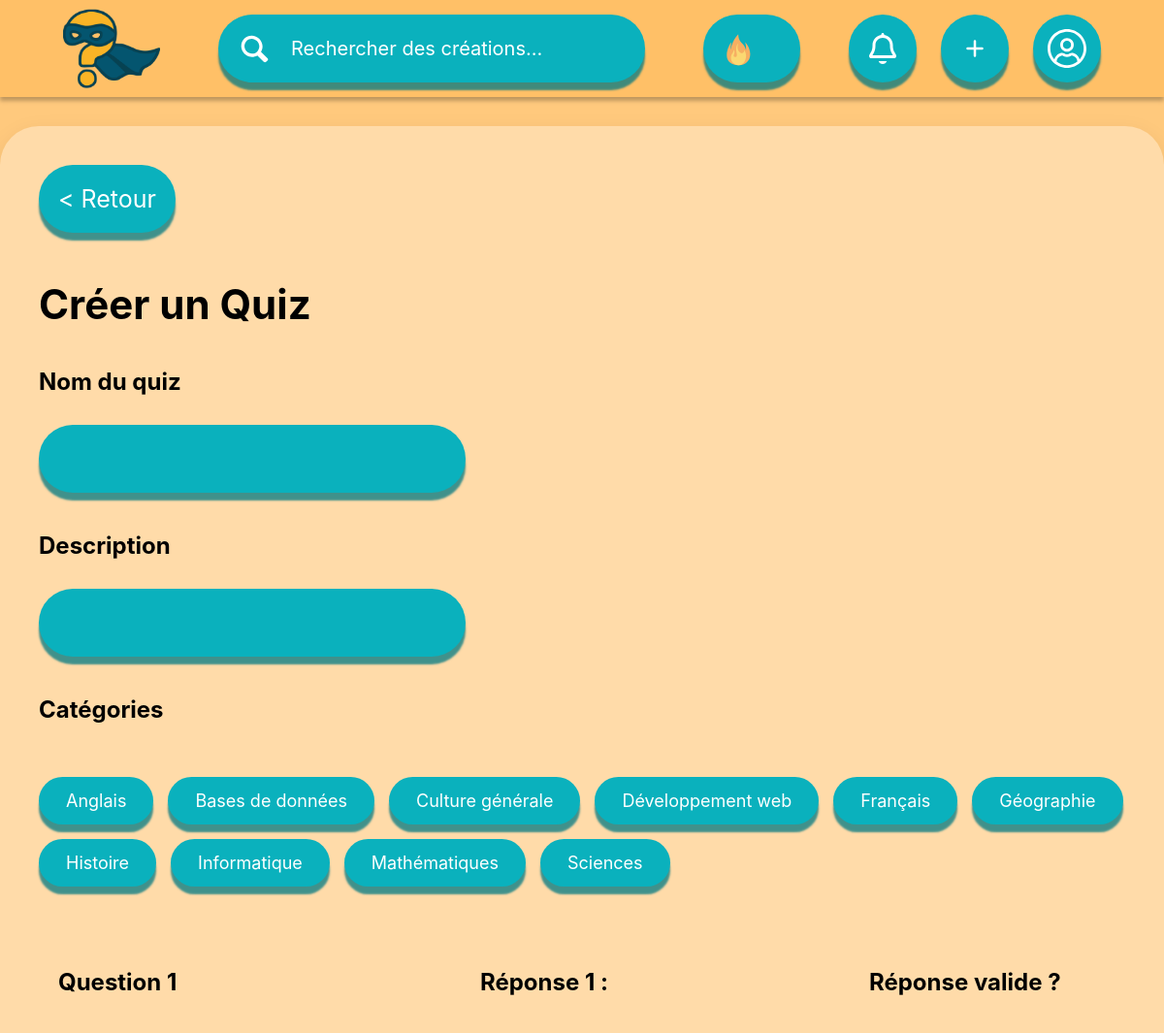
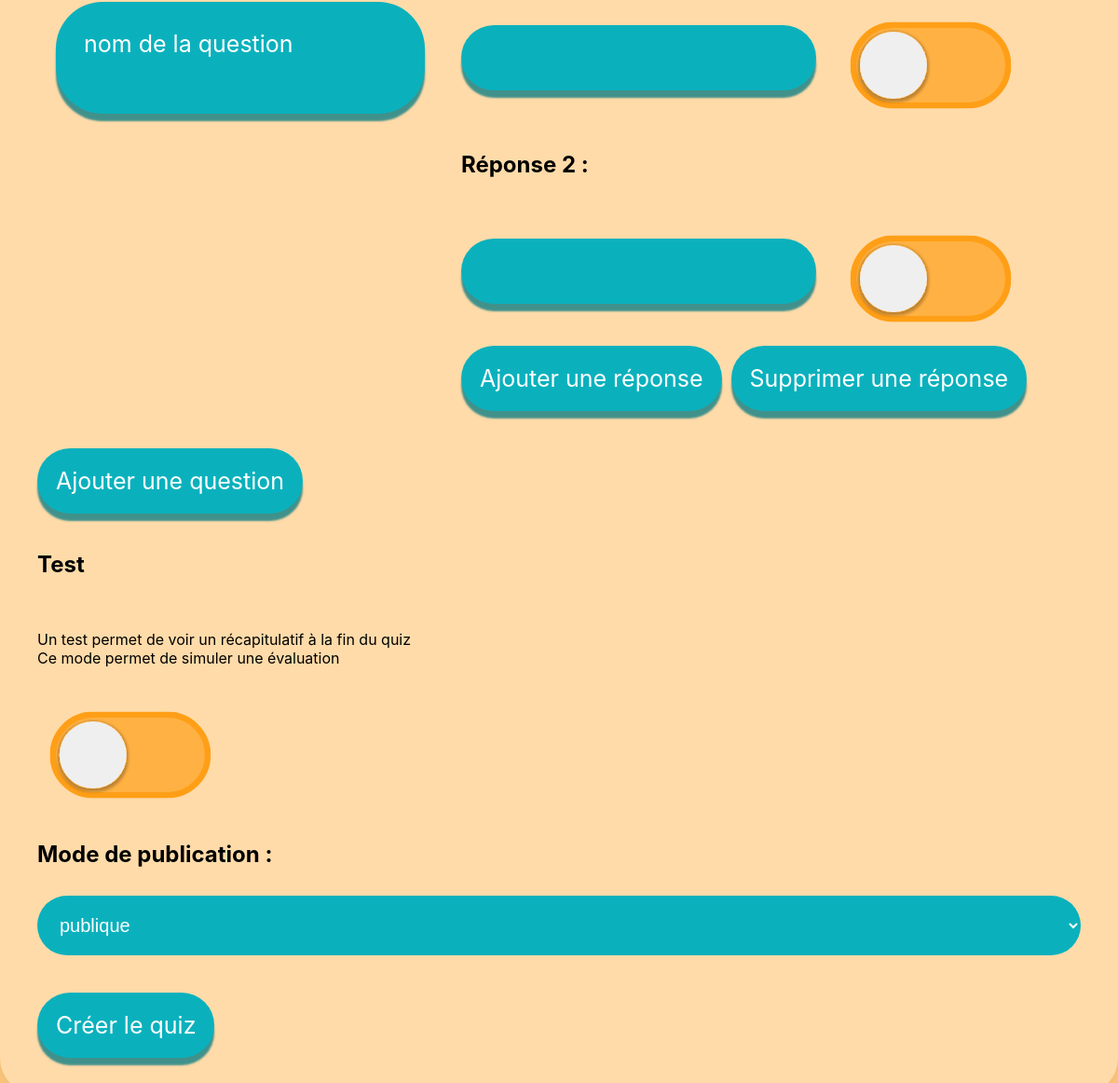
Screenshot of /index.php?page=standard&categorie=create (signed in) with the database file from the repository (2 pictures, top to bottom).
### tables this page shows
CREATE TABLE categories(
                id INTEGER PRIMARY KEY AUTOINCREMENT,
                categorieName TEXT NOT NULL,
                description TEXT,
                UNIQUE(categorieName)
            );

### src/controllers/QuizController.php (called while the page is built, shortened)
<?php
require_once ROOT . '/src/models/QuizModel.php';
require_once ROOT . '/config/config.php';
class QuizController
{
    private QuizModel $model;
    public function __construct()
    {
        $this->db = getDbConnection();
        $this->model = new QuizModel($this->db);
    }
    public function createQuiz()
    {
        $tabParametres = array(
            array('name' => 'test', 'desc' => 'Un test permet de voir un récapitulatif à la fin du quiz<br>Ce mode permet de simuler une évaluation'),
            array('name' => 'timer', 'desc' => 'minuterie'),
            array('name' => 'retryError', 'desc' => 'rééssayer les questions échouées'),
            array('name' => 'noOrder', 'desc' => 'faire dans le désordre par défaut'),
            array('name' => 'score', 'desc' => 'afficher le score'),
            array('name' => 'avancement', 'desc' => 'afficher l\'avancement'),
            array('name' => 'recap', 'desc' => 'afficher un recapitulatif à la fin')
        );
        $quizTitle = isset($_SESSION['POST']['QuizTitle']) ? $_SESSION['POST']['QuizTitle'] : '';
        $desc = isset($_SESSION['POST']['QuizDescription']) ? $_SESSION['POST']['QuizDescription'] : '';
        $TAB_CATEGORIE = $this->model->getAllCategories();
        $TAB_CONTENU = array();
        for ($i = 0; $i < $_SESSION['nbQuestions']; $i++) {
            $qContent = array(
                'name' => isset($_SESSION['POST']['question' . $i]) ? $_SESSION['POST']['question' . $i] : '',
                'reponses' => array()
            );
            for ($k = 0; $k < $_SESSION['nbReponse'][$i]; $k++) {
                $reponseContent = array(
                    'texte' => isset($_SESSION['POST']['reponse' . $k . '-question' . $i]) ? $_SESSION['POST']['reponse' . $k . '-question' . $i] : '',
                    'valide' => isset($_SESSION['POST']['checkbox' . $k . '-question' . $i]) ? $_SESSION['POST']['checkbox' . $k . '-question' . $i] : 0
                );
                $qContent['reponses'][] = $reponseContent;
            }
            $TAB_CONTENU[] = $qContent;
        }
        require ROOT . '/src/views/quiz/createQuiz.php';
    }
    public function contentFusionSessionPost()
    {
        $tabParametres = array(
            array('name' => 'test', 'desc' => 'Un test permet de voir un récapitulatif à la fin du quiz<br>Ce mode permet de simuler une évaluation'),
            array('name' => 'timer', 'desc' => 'minuterie'),
            array('name' => 'retryError', 'desc' => 'rééssayer les questions échouées'),
            array('name' => 'noOrder', 'desc' => 'faire dans le désordre par défaut'),
            array('name' => 'score', 'desc' => 'afficher le score'),
            array('name' => 'avancement', 'desc' => 'afficher l\'avancement'),
            array('name' => 'recap', 'desc' => 'afficher un recapitulatif à la fin')
        );
    }
}

### config/config.php (called while the page is built, shortened)
<?php
function getDbConnection()
{
    try {
        $conn = new PDO("sqlite:" . ROOT . "/database/database.db");
        $conn->setAttribute(PDO::ATTR_ERRMODE, PDO::ERRMODE_EXCEPTION);
        $conn->setAttribute(PDO::ATTR_TIMEOUT, 5000);
        $conn->exec("PRAGMA journal_mode = WAL");
    } catch (PDOException $e) {
        die("Connection failed: " . $e->getMessage());
    } catch (Exception $e) {
        die("Error: " . $e->getMessage());
    }
    return $conn;
}

### src/models/QuizModel.php (called while the page is built, shortened)
<?php
class QuizModel
{
    private $db;
    public function __construct($db)
    {
        $this->db = $db;
    }
    public function getAllCategories(): mixed
    {
        try {
            $sql = $this->db->prepare("SELECT DISTINCT id,categorieName FROM categories;");
            $sql->execute();
            $categories = $sql->fetchAll(PDO::FETCH_ASSOC);
            return $categories;
        } catch (PDOException $e) {
            die("Fetching categories failed: " . $e->getMessage());
        } catch (Exception $e) {
            die("Error: " . $e->getMessage());
        }
    }
}

### src/views/quiz/createQuiz.php (the view, shortened to what this page needs)
<?php
    require __DIR__ . '/../partials/header.php';
?>
<main class="create-quiz-page">
    <form method="post" action="index.php?page=standard&categorie=create">
        <button class="button" type="submit" name="Retour" value="yes"><span></span><p>< Retour</p></button>
        <h1>Créer un Quiz</h1>
        <div class="form-group">
            <h2>Nom du quiz</h2>
            <div class="input">
                <span></span>
                <input type="text" name="QuizTitle" value="<?php echo htmlspecialchars($quizTitle) ?>">
            </div>
        </div>
        <div class="form-group">
            <h2>Description</h2>
            <div class="input">
                <span></span>
                <input type="text" name="QuizDescription" value="<?php echo htmlspecialchars($desc) ?>">
            </div>
        </div>
        <div class="form-group">
            <h2>Catégories</h2>
            <div class="categoriesList">
                <?php
                foreach($TAB_CATEGORIE as $categorie){
                    $checked = in_array((string)$categorie['id'], $TAB_CATEGORIE_CHOISI) ? 'checked' : '';
                    echo '<label><input name="categories[]" type="checkbox" value="'.htmlspecialchars($categorie['id']).'" '.$checked.'>'.htmlspecialchars($categorie['categorieName']).'</label>';
                }
                ?>
            </div>
        </div>
        <div class="questions-container">
            <?php for($i = 0; $i < $_SESSION['nbQuestions']; $i++): ?>
                <div class="newQuiz">
                    <h2 class="validite">Réponse valide ?</h2>
                    <h2 class="question">Question <?= $i + 1 ?></h2>
                    <div class="textarea questionInput" id="question<?= $i + 1 ?>">
                        <span></span>
                        <textarea type="text" name="question<?= $i ?>" placeholder="nom de la question"><?= htmlspecialchars($TAB_CONTENU[$i]['name']) ?></textarea>
                    </div>
                    <?php for ($k = 0; $k < $_SESSION['nbReponse'][$i]; $k++): ?>
                        <h2 class="reponse" style="grid-row: <?= ($k * 2) + 1 ?> / <?= ($k * 2) + 2 ?>; grid-column: 2 / 3">Réponse <?= $k + 1 ?> :</h2>
                        <div class="input responseInput" style="grid-row: <?= ($k * 2) + 2 ?> / <?= ($k * 2) + 3 ?>; grid-column: 2 / 3">
                            <span></span>
                            <input name="reponse<?= $k ?>-question<?= $i ?>" value="<?= htmlspecialchars($TAB_CONTENU[$i]['reponses'][$k]['texte']) ?>">
                        </div>
                        <div class="checkbox" style="grid-row: <?= ($k * 2) + 2 ?> / <?= ($k * 2) + 3 ?>; grid-column: 3 / 4">
                        </div>
                    <?php endfor; ?>
                    <div class="question-buttons">
                        <button class="button" type="submit" name="addReponse" value="<?= $i ?>">
                            <span></span>
                            <p>Ajouter une réponse</p>
                        </button>
                        <button class="button" name="delReponse<?= $i ?>" value="yes" type="submit"><span></span> <p>Supprimer une réponse</p></button>
                    </div>
                </div>
            <?php endfor; ?>
        </div>
        <button class="button" type="submit" name="addQuestion" value="yes">
            <span></span>
            <p>Ajouter une question</p>
        </button>
        <h2>Test</h2>
        <div class="form-group test-param">
            <p><?= $tabParametres[0]['desc'] ?></p>
            <div class="checkbox param" id="<?= $tabParametres[0]['name'] ?>">
            </div>
        </div>
        <div class="form-group disponibilite">
            <h2>Mode de publication :</h2>
            <select name="disponibilite" id="disponibilite">
                <option value="public" <?= $_SESSION['POST']['disponibilite'] == 'public' ? 'selected' : '' ?>>publique</option>
            </select>
        </div>
        <button class="button" id="create" type="submit" name="create" value="yes"><span></span><p>Créer le quiz</p></button>
    </form>
</main>

### public/assets/style/createQuiz.css (style rules this page uses)
.create-quiz-page { margin: 30px 0 0 0; width: 100%; max-width: 1200px; padding: 40px; border-radius: 40px; background: #ffdba9; box-shadow: 0 8px 25px rgba(0, 0, 0, 0.08); box-sizing: border-box; justify-self: center; }
.create-quiz-page form { display: flex; flex-direction: column; gap: 20px; }
.form-group { display: flex; flex-direction: column; gap: 10px; }
.questions-container { display: flex; flex-direction: column; gap: 20px; }
.newQuiz { padding: 20px; display: grid; grid-template-columns: auto auto auto; gap: 20px; align-items: center; }
.newQuiz .question { grid-column: 1 / 2; }
.newQuiz .questionInput { grid-column: 1 / 2; grid-row: 2 / 3; }
.newQuiz .checkbox { justify-self: center; }
.question-buttons { grid-column: 2 / 4; display: flex; gap: 10px; }
.newQuiz > .validite { grid-row-start: 1; grid-row-end: 2; grid-column-start: 3; grid-column-end: 4; }

### public/assets/style/global.css (style rules this page uses)
body { font-family: 'Inter', sans-serif; background-color: #ffc97d; margin: 0; }
.button { all: unset; }
select { background: #0ab1bd; padding: 20px; border-radius: 50px; color: white; border: none; font-size: 20px; }
.button, .searchbar, .input, .flatinput, .textarea { display: flex; position: relative; align-items: center; padding: 20px; justify-content: flex-start; gap: 20px; width: max-content; height: max-content; }
.button > span, .searchbar > span, .input > span, .flatinput > span, .textarea > span { position: absolute; inset: 0; background: #0ab1bd; border-radius: calc(infinity * 1px); cursor: pointer; z-index: 0; box-shadow: 0px 8px 2px #007881bf; transition: background ease-out 0.2s; }
.button > p { text-align: center; }
.button > p, .searchbar > p { font-size: min(2.5vw, 25px); color: #fff; margin: 0; z-index: 1; user-select: none; pointer-events: none; transition: color ease-out 0.2s; }
.checkbox { transform: scale(0.8) translate(-11%, 10%); }
.input { width: calc(100% - 40px); max-width: 400px; height: 70px; padding: 0 20px; }
.input > input { all: unset; width: 100%; z-index: 2; color: white; font-size: 20px; }
.input > span, .textarea > span, .flatinput > span { cursor: default; }
.textarea > textarea { all: unset; width: 100%; height: 100%; word-break: break-all; font-size: 25px; padding: 10px; color: white; z-index: 2; }
.textarea > span { border-radius: 50px; }
@media (min-width: 601px) and (max-width: 1350px) { h1 { font-size: 3.5vw; margin-bottom: 0px; } }
.categoriesList { display: flex; flex-wrap: wrap; gap: 15px; justify-content: flex-start; margin: 25px 0; }
.categoriesList label { position: relative; padding: 14px 28px; background-color: #0ab1bd; color: white; font-size: 18px; border-radius: 50px; box-shadow: 0px 8px 2px #007881bf; cursor: pointer; user-select: none; transition: transform 0.1s ease-in-out, box-shadow 0.1s ease-in-out, filter 0.1s ease-in-out; }

### rows the page displays
categories: categorieName "Anglais"
categories: categorieName "Bases de données"
categories: categorieName "Culture générale"
categories: categorieName "Développement web"
categories: categorieName "Français"
categories: categorieName "Géographie"
categories: categorieName "Histoire"
categories: categorieName "Informatique"
categories: categorieName "Mathématiques"
categories: categorieName "Sciences"

### other values shown
$tabParametres[0]['desc'] "Un test permet de voir un récapitulatif à la fin du quiz Ce mode permet de simuler une évaluation"
